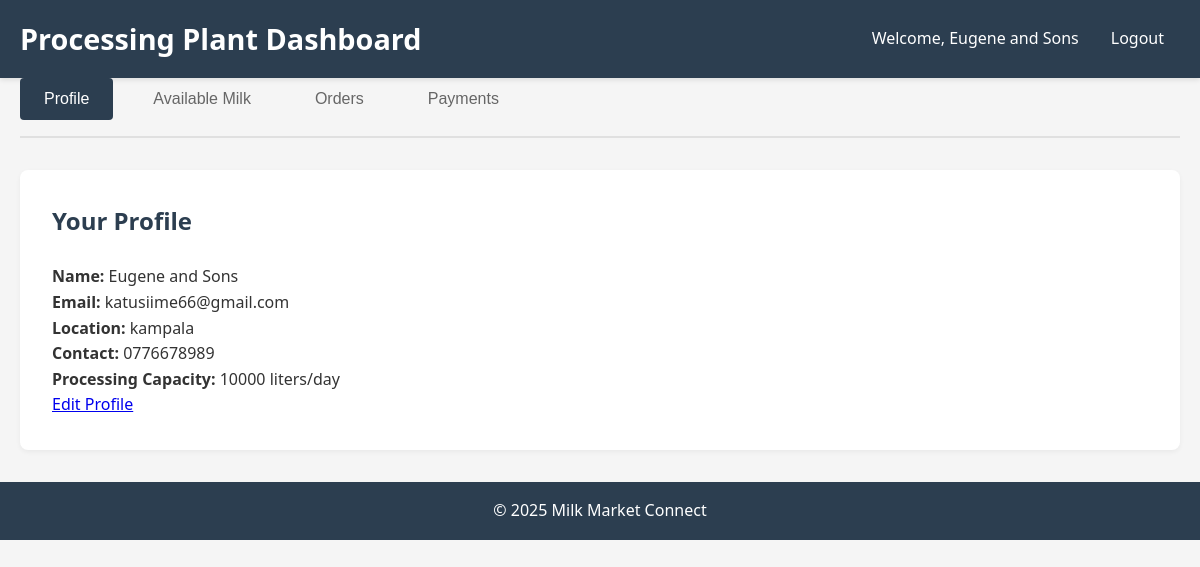
Page /pages/plant/dashboard.php (signed in) on the committed database.
### tables this page shows
CREATE TABLE `processing_plants` (
  `id` int NOT NULL AUTO_INCREMENT,
  `name` varchar(100) NOT NULL,
  `email` varchar(100) NOT NULL,
  `password` varchar(255) NOT NULL,
  `location` varchar(255) NOT NULL,
  `contact` varchar(50) NOT NULL,
  `processing_capacity` float NOT NULL,
  `created_at` datetime DEFAULT CURRENT_TIMESTAMP,
  `updated_at` datetime DEFAULT CURRENT_TIMESTAMP ON UPDATE CURRENT_TIMESTAMP,
  PRIMARY KEY (`id`),
  UNIQUE KEY `email` (`email`)
);

### pages/plant/dashboard.php (the view, shortened to what this page needs)
<?php
include_once '../../config/db.php';
$plantId = $_SESSION['user_id'];
$sql = "SELECT * FROM processing_plants WHERE id = $plantId";
$result = mysqli_query($conn, $sql);
$plant = mysqli_fetch_assoc($result);
?>
<!DOCTYPE html>
<html lang="en">
<head>
    <link rel="stylesheet" href="../../css/dashboard.css">
</head>
<body>
    <header>
        <div class="container">
            <h1>Processing Plant Dashboard</h1>
            <nav>
                <span>Welcome, <?php echo $_SESSION['user_name']; ?></span>
                <a href="../logout.php">Logout</a>
            </nav>
        </div>
    </header>
    <main class="container">
        <div class="tabs">
            <button class="tab-btn active" data-target="profile-tab">Profile</button>
            <button class="tab-btn" data-target="listings-tab">Available Milk</button>
            <button class="tab-btn" data-target="orders-tab">Orders</button>
            <button class="tab-btn" data-target="payments-tab">Payments</button>
        </div>
        <section id="profile-tab" class="tab-content active">
            <h2>Your Profile</h2>
            <div class="profile-details">
                <p><strong>Name:</strong> <?php echo $plant['name']; ?></p>
                <p><strong>Email:</strong> <?php echo $plant['email']; ?></p>
                <p><strong>Location:</strong> <?php echo $plant['location']; ?></p>
                <p><strong>Contact:</strong> <?php echo $plant['contact']; ?></p>
                <p><strong>Processing Capacity:</strong> <?php echo $plant['processing_capacity']; ?> liters/day</p>
            </div>
            <a href="edit_profile.php" class="btn">Edit Profile</a>
        </section>
    </main>
    <footer>
        <div class="container">
            <p>&copy; 2025 Milk Market Connect</p>
        </div>
    </footer>
</body>
</html>

### css/dashboard.css (style rules this page uses)
* { margin: 0; padding: 0; box-sizing: border-box; }
body { font-family: 'Segoe UI', Tahoma, Geneva, Verdana, sans-serif; line-height: 1.6; background-color: #f5f5f5; color: #333; }
.container { max-width: 1200px; margin: 0 auto; padding: 0 20px; }
header { background-color: #2c3e50; color: white; padding: 1rem 0; box-shadow: 0 2px 5px rgba(0, 0, 0, 0.1); }
header .container { display: flex; justify-content: space-between; align-items: center; }
header h1 { font-size: 1.8rem; font-weight: 600; }
nav { display: flex; align-items: center; gap: 1rem; }
nav a { color: white; text-decoration: none; padding: 0.5rem 1rem; border-radius: 4px; transition: background-color 0.3s; }
main { padding: 2rem 0; }
.tabs { display: flex; gap: 1rem; margin-bottom: 2rem; border-bottom: 2px solid #e0e0e0; padding-bottom: 1rem; }
.tab-btn { padding: 0.75rem 1.5rem; border: none; background: none; font-size: 1rem; color: #666; cursor: pointer; transition: all 0.3s; border-radius: 4px; }
.tab-btn.active { background-color: #2c3e50; color: white; }
.tab-content { display: none; background-color: white; padding: 2rem; border-radius: 8px; box-shadow: 0 2px 5px rgba(0, 0, 0, 0.05); }
.tab-content.active { display: block; }
.tab-content h2 { margin-bottom: 1.5rem; color: #2c3e50; }
footer { background-color: #2c3e50; color: white; padding: 1rem 0; text-align: center; margin-top: 2rem; }

### rows in the picture
processing_plants: name "Eugene and Sons", email "katusiime66@gmail.com", location "kampala", contact "0776678989", processing_capacity "10000"

### other values in the picture
$_SESSION['user_name'] "Eugene and Sons"
